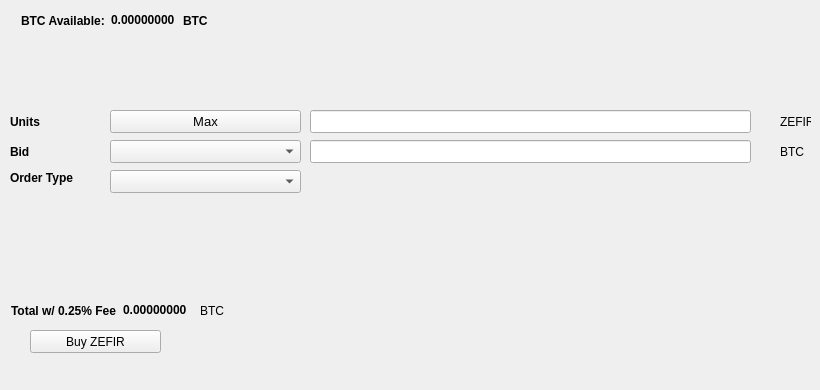
   <widget class="QWidget" name="BuyTab">
    <attribute name="title">
     <string>Buy</string>
    </attribute>
    <widget class="QPushButton" name="BuyZEFIR">
     <property name="geometry">
      <rect>
       <x>30</x>
       <y>330</y>
       <width>131</width>
       <height>23</height>
      </rect>
     </property>
     <property name="text">
      <string>Buy ZEFIR</string>
     </property>
     <property name="icon">
      <iconset resource="../zefir.qrc">
       <normaloff>:/icons/bitcoin</normaloff>:/icons/bitcoin</iconset>
     </property>
    </widget>
    <widget class="QLabel" name="label_3">
     <property name="geometry">
      <rect>
       <x>10</x>
       <y>110</y>
       <width>46</width>
       <height>23</height>
      </rect>
     </property>
     <property name="font">
      <font>
       <weight>75</weight>
       <bold>true</bold>
      </font>
     </property>
     <property name="text">
      <string>Units</string>
     </property>
    </widget>
    <widget class="QLineEdit" name="UnitsInput">
     <property name="geometry">
      <rect>
       <x>310</x>
       <y>110</y>
       <width>441</width>
       <height>23</height>
      </rect>
     </property>
     <property name="font">
      <font>
       <pointsize>9</pointsize>
       <weight>75</weight>
       <bold>true</bold>
      </font>
     </property>
    </widget>
    <widget class="QLineEdit" name="BuyBidPriceEdit">
     <property name="geometry">
      <rect>
       <x>310</x>
       <y>140</y>
       <width>441</width>
       <height>23</height>
      </rect>
     </property>
     <property name="font">
      <font>
       <pointsize>9</pointsize>
       <weight>75</weight>
       <bold>true</bold>
      </font>
     </property>
    </widget>
    <widget class="QLabel" name="label_4">
     <property name="geometry">
      <rect>
       <x>780</x>
       <y>110</y>
       <width>31</width>
       <height>23</height>
      </rect>
     </property>
     <property name="text">
      <string>ZEFIR</string>
     </property>
    </widget>
    <widget class="QLabel" name="label_5">
     <property name="geometry">
      <rect>
       <x>780</x>
       <y>140</y>
       <width>31</width>
       <height>23</height>
      </rect>
     </property>
     <property name="text">
      <string>BTC</string>
     </property>
    </widget>
    <widget class="QLabel" name="label_6">
     <property name="geometry">
      <rect>
       <x>10</x>
       <y>140</y>
       <width>46</width>
       <height>23</height>
      </rect>
     </property>
     <property name="font">
      <font>
       <weight>75</weight>
       <bold>true</bold>
      </font>
     </property>
     <property name="text">
      <string>Bid</string>
     </property>
    </widget>
    <widget class="QLabel" name="label_7">
     <property name="geometry">
      <rect>
       <x>10</x>
       <y>170</y>
       <width>91</width>
       <height>16</height>
      </rect>
     </property>
     <property name="font">
      <font>
       <weight>75</weight>
       <bold>true</bold>
      </font>
     </property>
     <property name="text">
      <string>Order Type</string>
     </property>
    </widget>
    <widget class="QPushButton" name="Buy_Max_Amount">
     <property name="geometry">
      <rect>
       <x>110</x>
       <y>110</y>
       <width>191</width>
       <height>23</height>
      </rect>
     </property>
     <property name="font">
      <font>
       <pointsize>10</pointsize>
      </font>
     </property>
     <property name="text">
      <string>Max</string>
     </property>
    </widget>
    <widget class="QComboBox" name="BuyBidcomboBox">
     <property name="geometry">
      <rect>
       <x>110</x>
       <y>140</y>
       <width>191</width>
       <height>23</height>
      </rect>
     </property>
     <property name="font">
      <font>
       <pointsize>10</pointsize>
      </font>
     </property>
    </widget>
    <widget class="QComboBox" name="buyOrdertypeCombo">
     <property name="geometry">
      <rect>
       <x>110</x>
       <y>170</y>
       <width>191</width>
       <height>23</height>
      </rect>
     </property>
     <property name="font">
      <font>
       <pointsize>10</pointsize>
      </font>
     </property>
    </widget>
    <widget class="QWidget" name="layoutWidget1">
     <property name="geometry">
      <rect>
       <x>21</x>
       <y>11</y>
       <width>227</width>
       <height>19</height>
      </rect>
     </property>
     <layout class="QHBoxLayout" name="horizontalLayout_3">
      <item>
       <widget class="QLabel" name="label232">
        <property name="font">
         <font>
          <weight>75</weight>
          <bold>true</bold>
         </font>
        </property>
        <property name="text">
         <string>BTC Available:</string>
        </property>
       </widget>
      </item>
      <item>
       <widget class="QLabel" name="BtcAvailableLbl">
        <property name="palette">
         <palette>
          <active>
           <colorrole role="WindowText">
            <brush brushstyle="SolidPattern">
             <color alpha="255">
              <red>0</red>
              <green>0</green>
              <blue>0</blue>
             </color>
            </brush>
           </colorrole>
           <colorrole role="Button">
            <brush brushstyle="SolidPattern">
             <color alpha="255">
              <red>0</red>
              <green>170</green>
              <blue>0</blue>
             </color>
            </brush>
           </colorrole>
           <colorrole role="Light">
            <brush brushstyle="SolidPattern">
             <color alpha="255">
              <red>0</red>
              <green>255</green>
              <blue>0</blue>
             </color>
            </brush>
           </colorrole>
           <colorrole role="Midlight">
            <brush brushstyle="SolidPattern">
             <color alpha="255">
              <red>0</red>
              <green>212</green>
              <blue>0</blue>
             </color>
            </brush>
           </colorrole>
           <colorrole role="Dark">
            <brush brushstyle="SolidPattern">
             <color alpha="255">
              <red>0</red>
              <green>85</green>
              <blue>0</blue>
             </color>
            </brush>
           </colorrole>
           <colorrole role="Mid">
            <brush brushstyle="SolidPattern">
             <color alpha="255">
              <red>0</red>
              <green>113</green>
              <blue>0</blue>
             </color>
            </brush>
           </colorrole>
           <colorrole role="Text">
            <brush brushstyle="SolidPattern">
             <color alpha="255">
              <red>0</red>
              <green>170</green>
              <blue>0</blue>
             </color>
            </brush>
           </colorrole>
           <colorrole role="BrightText">
            <brush brushstyle="SolidPattern">
             <color alpha="255">
              <red>255</red>
              <green>255</green>
              <blue>255</blue>
             </color>
            </brush>
           </colorrole>
           <colorrole role="ButtonText">
            <brush brushstyle="SolidPattern">
             <color alpha="255">
              <red>0</red>
              <green>0</green>
              <blue>0</blue>
             </color>
            </brush>
           </colorrole>
           <colorrole role="Base">
            <brush brushstyle="SolidPattern">
             <color alpha="255">
              <red>255</red>
              <green>255</green>
              <blue>255</blue>
             </color>
            </brush>
           </colorrole>
           <colorrole role="Window">
            <brush brushstyle="SolidPattern">
             <color alpha="255">
              <red>0</red>
              <green>170</green>
              <blue>0</blue>
             </color>
            </brush>
           </colorrole>
           <colorrole role="Shadow">
            <brush brushstyle="SolidPattern">
             <color alpha="255">
              <red>0</red>
              <green>0</green>
              <blue>0</blue>
             </color>
            </brush>
           </colorrole>
           <colorrole role="AlternateBase">
            <brush brushstyle="SolidPattern">
             <color alpha="255">
              <red>127</red>
              <green>212</green>
              <blue>127</blue>
             </color>
            </brush>
           </colorrole>
           <colorrole role="ToolTipBase">
            <brush brushstyle="SolidPattern">
             <color alpha="255">
              <red>255</red>
              <green>255</green>
              <blue>220</blue>
             </color>
            </brush>
           </colorrole>
           <colorrole role="ToolTipText">
            <brush brushstyle="SolidPattern">
             <color alpha="255">
              <red>0</red>
              <green>0</green>
              <blue>0</blue>
             </color>
            </brush>
           </colorrole>
          </active>
          <inactive>
           <colorrole role="WindowText">
            <brush brushstyle="SolidPattern">
             <color alpha="255">
              <red>0</red>
              <green>0</green>
              <blue>0</blue>
             </color>
            </brush>
           </colorrole>
           <colorrole role="Button">
            <brush brushstyle="SolidPattern">
             <color alpha="255">
              <red>0</red>
              <green>170</green>
              <blue>0</blue>
             </color>
            </brush>
           </colorrole>
           <colorrole role="Light">
            <brush brushstyle="SolidPattern">
             <color alpha="255">
              <red>0</red>
              <green>255</green>
              <blue>0</blue>
             </color>
            </brush>
           </colorrole>
           <colorrole role="Midlight">
            <brush brushstyle="SolidPattern">
             <color alpha="255">
              <red>0</red>
              <green>212</green>
              <blue>0</blue>
             </color>
            </brush>
           </colorrole>
           <colorrole role="Dark">
            <brush brushstyle="SolidPattern">
             <color alpha="255">
              <red>0</red>
              <green>85</green>
              <blue>0</blue>
             </color>
            </brush>
           </colorrole>
           <colorrole role="Mid">
            <brush brushstyle="SolidPattern">
             <color alpha="255">
              <red>0</red>
              <green>113</green>
              <blue>0</blue>
             </color>
            </brush>
           </colorrole>
           <colorrole role="Text">
            <brush brushstyle="SolidPattern">
             <color alpha="255">
              <red>0</red>
              <green>170</green>
              <blue>0</blue>
             </color>
            </brush>
           </colorrole>
           <colorrole role="BrightText">
            <brush brushstyle="SolidPattern">
             <color alpha="255">
              <red>255</red>
              <green>255</green>
              <blue>255</blue>
             </color>
            </brush>
           </colorrole>
           <colorrole role="ButtonText">
            <brush brushstyle="SolidPattern">
             <color alpha="255">
              <red>0</red>
              <green>0</green>
              <blue>0</blue>
             </color>
            </brush>
           </colorrole>
           <colorrole role="Base">
            <brush brushstyle="SolidPattern">
             <color alpha="255">
              <red>255</red>
              <green>255</green>
              <blue>255</blue>
             </color>
            </brush>
           </colorrole>
           <colorrole role="Window">
            <brush brushstyle="SolidPattern">
             <color alpha="255">
              <red>0</red>
              <green>170</green>
              <blue>0</blue>
             </color>
            </brush>
           </colorrole>
           <colorrole role="Shadow">
            <brush brushstyle="SolidPattern">
             <color alpha="255">
              <red>0</red>
              <green>0</green>
              <blue>0</blue>
             </color>
            </brush>
           </colorrole>
           <colorrole role="AlternateBase">
            <brush brushstyle="SolidPattern">
             <color alpha="255">
              <red>127</red>
              <green>212</green>
              <blue>127</blue>
             </color>
            </brush>
           </colorrole>
           <colorrole role="ToolTipBase">
            <brush brushstyle="SolidPattern">
             <color alpha="255">
              <red>255</red>
              <green>255</green>
              <blue>220</blue>
             </color>
            </brush>
           </colorrole>
           <colorrole role="ToolTipText">
            <brush brushstyle="SolidPattern">
             <color alpha="255">
              <red>0</red>
              <green>0</green>
              <blue>0</blue>
             </color>
            </brush>
           </colorrole>
          </inactive>
          <disabled>
           <colorrole role="WindowText">
            <brush brushstyle="SolidPattern">
             <color alpha="255">
              <red>0</red>
              <green>85</green>
              <blue>0</blue>
             </color>
            </brush>
           </colorrole>
           <colorrole role="Button">
            <brush brushstyle="SolidPattern">
             <color alpha="255">
              <red>0</red>
              <green>170</green>
              <blue>0</blue>
             </color>
            </brush>
           </colorrole>
           <colorrole role="Light">
            <brush brushstyle="SolidPattern">
             <color alpha="255">
              <red>0</red>
              <green>255</green>
              <blue>0</blue>
             </color>
            </brush>
           </colorrole>
           <colorrole role="Midlight">
            <brush brushstyle="SolidPattern">
             <color alpha="255">
              <red>0</red>
              <green>212</green>
              <blue>0</blue>
             </color>
            </brush>
           </colorrole>
           <colorrole role="Dark">
            <brush brushstyle="SolidPattern">
             <color alpha="255">
              <red>0</red>
              <green>85</green>
              <blue>0</blue>
             </color>
            </brush>
           </colorrole>
           <colorrole role="Mid">
            <brush brushstyle="SolidPattern">
             <color alpha="255">
              <red>0</red>
              <green>113</green>
              <blue>0</blue>
             </color>
            </brush>
           </colorrole>
           <colorrole role="Text">
            <brush brushstyle="SolidPattern">
             <color alpha="255">
              <red>0</red>
              <green>85</green>
              <blue>0</blue>
             </color>
            </brush>
           </colorrole>
           <colorrole role="BrightText">
            <brush brushstyle="SolidPattern">
             <color alpha="255">
              <red>255</red>
              <green>255</green>
              <blue>255</blue>
             </color>
            </brush>
           </colorrole>
           <colorrole role="ButtonText">
            <brush brushstyle="SolidPattern">
             <color alpha="255">
              <red>0</red>
              <green>85</green>
              <blue>0</blue>
             </color>
            </brush>
           </colorrole>
           <colorrole role="Base">
            <brush brushstyle="SolidPattern">
             <color alpha="255">
              <red>0</red>
              <green>170</green>
              <blue>0</blue>
             </color>
            </brush>
           </colorrole>
           <colorrole role="Window">
            <brush brushstyle="SolidPattern">
             <color alpha="255">
              <red>0</red>
              <green>170</green>
              <blue>0</blue>
             </color>
            </brush>
           </colorrole>
           <colorrole role="Shadow">
            <brush brushstyle="SolidPattern">
             <color alpha="255">
              <red>0</red>
              <green>0</green>
              <blue>0</blue>
             </color>
            </brush>
           </colorrole>
           <colorrole role="AlternateBase">
            <brush brushstyle="SolidPattern">
             <color alpha="255">
              <red>0</red>
              <green>170</green>
              <blue>0</blue>
             </color>
            </brush>
           </colorrole>
           <colorrole role="ToolTipBase">
            <brush brushstyle="SolidPattern">
             <color alpha="255">
              <red>255</red>
              <green>255</green>
              <blue>220</blue>
             </color>
            </brush>
           </colorrole>
           <colorrole role="ToolTipText">
            <brush brushstyle="SolidPattern">
             <color alpha="255">
              <red>0</red>
              <green>0</green>
              <blue>0</blue>
             </color>
            </brush>
           </colorrole>
          </disabled>
         </palette>
        </property>
        <property name="font">
         <font>
          <weight>75</weight>
          <bold>true</bold>
         </font>
        </property>
        <property name="text">
         <string>0.00000000</string>
        </property>
        <property name="textInteractionFlags">
         <set>Qt::LinksAccessibleByMouse|Qt::TextSelectableByKeyboard|Qt::TextSelectableByMouse</set>
        </property>
       </widget>
      </item>
      <item>
       <widget class="QLabel" name="BtcAvailableLbl_2">
        <property name="font">
         <font>
          <weight>75</weight>
          <bold>true</bold>
         </font>
        </property>
        <property name="text">
         <string>BTC</string>
        </property>
       </widget>
      </item>
     </layout>
    </widget>
    <widget class="QWidget" name="layoutWidge2">
     <property name="geometry">
      <rect>
       <x>11</x>
       <y>301</y>
       <width>259</width>
       <height>19</height>
      </rect>
     </property>
     <layout class="QHBoxLayout" name="horizontalLayout_4">
      <item>
       <widget class="QLabel" name="label_9">
        <property name="font">
         <font>
          <weight>75</weight>
          <bold>true</bold>
         </font>
        </property>
        <property name="text">
         <string>Total w/ 0.25% Fee</string>
        </property>
       </widget>
      </item>
      <item>
       <widget class="QLabel" name="BuyCostLabel">
        <property name="palette">
         <palette>
          <active>
           <colorrole role="WindowText">
            <brush brushstyle="SolidPattern">
             <color alpha="255">
              <red>0</red>
              <green>0</green>
              <blue>0</blue>
             </color>
            </brush>
           </colorrole>
           <colorrole role="Button">
            <brush brushstyle="SolidPattern">
             <color alpha="255">
              <red>0</red>
              <green>170</green>
              <blue>0</blue>
             </color>
            </brush>
           </colorrole>
           <colorrole role="Light">
            <brush brushstyle="SolidPattern">
             <color alpha="255">
              <red>0</red>
              <green>255</green>
              <blue>0</blue>
             </color>
            </brush>
           </colorrole>
           <colorrole role="Midlight">
            <brush brushstyle="SolidPattern">
             <color alpha="255">
              <red>0</red>
              <green>212</green>
              <blue>0</blue>
             </color>
            </brush>
           </colorrole>
           <colorrole role="Dark">
            <brush brushstyle="SolidPattern">
             <color alpha="255">
              <red>0</red>
              <green>85</green>
              <blue>0</blue>
             </color>
            </brush>
           </colorrole>
           <colorrole role="Mid">
            <brush brushstyle="SolidPattern">
             <color alpha="255">
              <red>0</red>
              <green>113</green>
              <blue>0</blue>
             </color>
            </brush>
           </colorrole>
           <colorrole role="Text">
            <brush brushstyle="SolidPattern">
             <color alpha="255">
              <red>0</red>
              <green>170</green>
              <blue>0</blue>
             </color>
            </brush>
           </colorrole>
           <colorrole role="BrightText">
            <brush brushstyle="SolidPattern">
             <color alpha="255">
              <red>255</red>
              <green>255</green>
              <blue>255</blue>
             </color>
            </brush>
           </colorrole>
           <colorrole role="ButtonText">
            <brush brushstyle="SolidPattern">
             <color alpha="255">
              <red>0</red>
              <green>0</green>
              <blue>0</blue>
             </color>
            </brush>
           </colorrole>
           <colorrole role="Base">
            <brush brushstyle="SolidPattern">
             <color alpha="255">
              <red>255</red>
              <green>255</green>
              <blue>255</blue>
             </color>
            </brush>
           </colorrole>
           <colorrole role="Window">
            <brush brushstyle="SolidPattern">
             <color alpha="255">
              <red>0</red>
              <green>170</green>
              <blue>0</blue>
             </color>
            </brush>
           </colorrole>
           <colorrole role="Shadow">
            <brush brushstyle="SolidPattern">
             <color alpha="255">
              <red>0</red>
              <green>0</green>
              <blue>0</blue>
             </color>
            </brush>
           </colorrole>
           <colorrole role="AlternateBase">
            <brush brushstyle="SolidPattern">
             <color alpha="255">
              <red>127</red>
              <green>212</green>
              <blue>127</blue>
             </color>
            </brush>
           </colorrole>
           <colorrole role="ToolTipBase">
            <brush brushstyle="SolidPattern">
             <color alpha="255">
              <red>255</red>
              <green>255</green>
              <blue>220</blue>
             </color>
            </brush>
           </colorrole>
           <colorrole role="ToolTipText">
            <brush brushstyle="SolidPattern">
             <color alpha="255">
              <red>0</red>
              <green>0</green>
              <blue>0</blue>
             </color>
            </brush>
           </colorrole>
          </active>
          <inactive>
           <colorrole role="WindowText">
            <brush brushstyle="SolidPattern">
             <color alpha="255">
              <red>0</red>
              <green>0</green>
              <blue>0</blue>
             </color>
            </brush>
           </colorrole>
           <colorrole role="Button">
            <brush brushstyle="SolidPattern">
             <color alpha="255">
              <red>0</red>
              <green>170</green>
              <blue>0</blue>
             </color>
            </brush>
           </colorrole>
           <colorrole role="Light">
            <brush brushstyle="SolidPattern">
             <color alpha="255">
              <red>0</red>
              <green>255</green>
              <blue>0</blue>
             </color>
            </brush>
           </colorrole>
           <colorrole role="Midlight">
            <brush brushstyle="SolidPattern">
             <color alpha="255">
              <red>0</red>
              <green>212</green>
              <blue>0</blue>
             </color>
            </brush>
           </colorrole>
           <colorrole role="Dark">
            <brush brushstyle="SolidPattern">
             <color alpha="255">
              <red>0</red>
              <green>85</green>
              <blue>0</blue>
             </color>
            </brush>
           </colorrole>
           <colorrole role="Mid">
            <brush brushstyle="SolidPattern">
             <color alpha="255">
              <red>0</red>
              <green>113</green>
              <blue>0</blue>
             </color>
            </brush>
           </colorrole>
           <colorrole role="Text">
            <brush brushstyle="SolidPattern">
             <color alpha="255">
              <red>0</red>
              <green>170</green>
              <blue>0</blue>
             </color>
            </brush>
           </colorrole>
           <colorrole role="BrightText">
            <brush brushstyle="SolidPattern">
             <color alpha="255">
              <red>255</red>
              <green>255</green>
              <blue>255</blue>
             </color>
            </brush>
           </colorrole>
           <colorrole role="ButtonText">
            <brush brushstyle="SolidPattern">
             <color alpha="255">
              <red>0</red>
              <green>0</green>
              <blue>0</blue>
             </color>
            </brush>
           </colorrole>
           <colorrole role="Base">
            <brush brushstyle="SolidPattern">
             <color alpha="255">
              <red>255</red>
              <green>255</green>
              <blue>255</blue>
             </color>
            </brush>
           </colorrole>
           <colorrole role="Window">
            <brush brushstyle="SolidPattern">
             <color alpha="255">
              <red>0</red>
              <green>170</green>
              <blue>0</blue>
             </color>
            </brush>
           </colorrole>
           <colorrole role="Shadow">
            <brush brushstyle="SolidPattern">
             <color alpha="255">
              <red>0</red>
              <green>0</green>
              <blue>0</blue>
             </color>
            </brush>
           </colorrole>
           <colorrole role="AlternateBase">
            <brush brushstyle="SolidPattern">
             <color alpha="255">
              <red>127</red>
              <green>212</green>
              <blue>127</blue>
             </color>
            </brush>
           </colorrole>
           <colorrole role="ToolTipBase">
            <brush brushstyle="SolidPattern">
             <color alpha="255">
              <red>255</red>
              <green>255</green>
              <blue>220</blue>
             </color>
            </brush>
           </colorrole>
           <colorrole role="ToolTipText">
            <brush brushstyle="SolidPattern">
             <color alpha="255">
              <red>0</red>
              <green>0</green>
              <blue>0</blue>
             </color>
            </brush>
           </colorrole>
          </inactive>
          <disabled>
           <colorrole role="WindowText">
            <brush brushstyle="SolidPattern">
             <color alpha="255">
              <red>0</red>
              <green>85</green>
              <blue>0</blue>
             </color>
            </brush>
           </colorrole>
           <colorrole role="Button">
            <brush brushstyle="SolidPattern">
             <color alpha="255">
              <red>0</red>
              <green>170</green>
              <blue>0</blue>
             </color>
            </brush>
           </colorrole>
           <colorrole role="Light">
            <brush brushstyle="SolidPattern">
             <color alpha="255">
              <red>0</red>
              <green>255</green>
              <blue>0</blue>
             </color>
            </brush>
           </colorrole>
           <colorrole role="Midlight">
            <brush brushstyle="SolidPattern">
             <color alpha="255">
              <red>0</red>
              <green>212</green>
              <blue>0</blue>
             </color>
            </brush>
           </colorrole>
           <colorrole role="Dark">
            <brush brushstyle="SolidPattern">
             <color alpha="255">
              <red>0</red>
              <green>85</green>
              <blue>0</blue>
             </color>
            </brush>
           </colorrole>
           <colorrole role="Mid">
            <brush brushstyle="SolidPattern">
             <color alpha="255">
              <red>0</red>
              <green>113</green>
              <blue>0</blue>
             </color>
            </brush>
           </colorrole>
           <colorrole role="Text">
            <brush brushstyle="SolidPattern">
             <color alpha="255">
              <red>0</red>
              <green>85</green>
              <blue>0</blue>
             </color>
            </brush>
           </colorrole>
           <colorrole role="BrightText">
            <brush brushstyle="SolidPattern">
             <color alpha="255">
              <red>255</red>
              <green>255</green>
              <blue>255</blue>
             </color>
            </brush>
           </colorrole>
           <colorrole role="ButtonText">
            <brush brushstyle="SolidPattern">
             <color alpha="255">
              <red>0</red>
              <green>85</green>
              <blue>0</blue>
             </color>
            </brush>
           </colorrole>
           <colorrole role="Base">
            <brush brushstyle="SolidPattern">
             <color alpha="255">
              <red>0</red>
              <green>170</green>
              <blue>0</blue>
             </color>
            </brush>
           </colorrole>
           <colorrole role="Window">
            <brush brushstyle="SolidPattern">
             <color alpha="255">
              <red>0</red>
              <green>170</green>
              <blue>0</blue>
             </color>
            </brush>
           </colorrole>
           <colorrole role="Shadow">
            <brush brushstyle="SolidPattern">
             <color alpha="255">
              <red>0</red>
              <green>0</green>
              <blue>0</blue>
             </color>
            </brush>
           </colorrole>
           <colorrole role="AlternateBase">
            <brush brushstyle="SolidPattern">
             <color alpha="255">
              <red>0</red>
              <green>170</green>
              <blue>0</blue>
             </color>
            </brush>
           </colorrole>
           <colorrole role="ToolTipBase">
            <brush brushstyle="SolidPattern">
             <color alpha="255">
              <red>255</red>
              <green>255</green>
              <blue>220</blue>
             </color>
            </brush>
           </colorrole>
           <colorrole role="ToolTipText">
            <brush brushstyle="SolidPattern">
             <color alpha="255">
              <red>0</red>
              <green>0</green>
              <blue>0</blue>
             </color>
            </brush>
           </colorrole>
          </disabled>
         </palette>
        </property>
        <property name="font">
         <font>
          <weight>75</weight>
          <bold>true</bold>
         </font>
        </property>
        <property name="autoFillBackground">
         <bool>false</bool>
        </property>
        <property name="text">
         <string>0.00000000</string>
        </property>
        <property name="textInteractionFlags">
         <set>Qt::LinksAccessibleByMouse|Qt::TextSelectableByMouse</set>
        </property>
       </widget>
      </item>
      <item>
       <widget class="QLabel" name="label_10">
        <property name="font">
         <font>
          <weight>50</weight>
          <bold>false</bold>
         </font>
        </property>
        <property name="text">
         <string>BTC</string>
        </property>
       </widget>
      </item>
     </layout>
    </widget>
    <widget class="QLabel" name="label_24">
     <property name="geometry">
      <rect>
       <x>460</x>
       <y>300</y>
       <width>281</width>
       <height>81</height>
      </rect>
     </property>
     <property name="text">
      <string/>
     </property>
     <property name="pixmap">
      <pixmap>:/images/bittrex</pixmap>
     </property>
    </widget>
   </widget>
